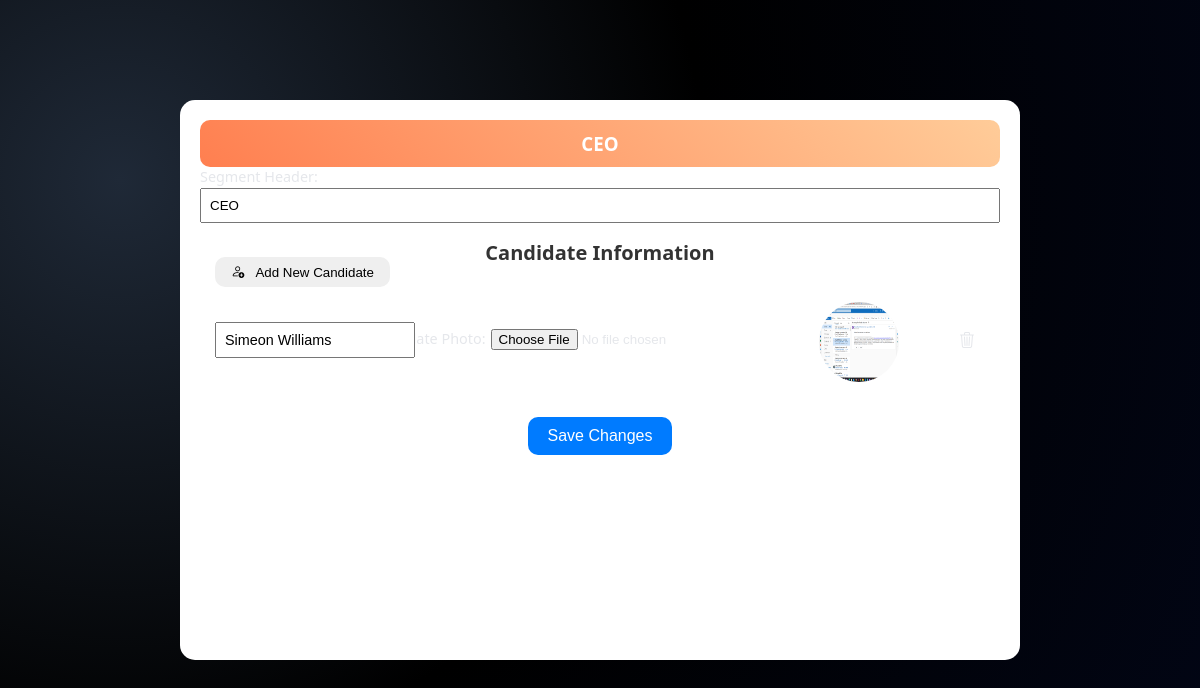
/edit_segment/76/ (signed in), run on the app's committed database.
### voters/models.py (models this page shows, shortened)
class VotingSegmentHeader(models.Model):
    session = models.ForeignKey(VotingSession, on_delete=models.CASCADE, related_name='segments')
    name = models.CharField(max_length=255)  # Name of the segment header, e.g., "President", "Treasurer"
    order = models.IntegerField(default=0)  # Field to store order
    class Meta:
        ordering = ['order']  # Ensures segments are returned in the specified order

class Candidate(models.Model):
    name = models.CharField(max_length=255)
    photo = models.ImageField(upload_to='candidate_photos/', blank=True, null=True)
    voting_session = models.ForeignKey(VotingSession, on_delete=models.CASCADE)
    segment_header = models.ForeignKey(VotingSegmentHeader, on_delete=models.CASCADE, related_name='candidates')
    total_votes = models.IntegerField(default=0)

### voters/views.py (the view, shortened to what this page needs)
# urls.py: path('edit_segment/<int:segment_id>/', voters_views.edit_segment, name = 'edit_segment'),
@login_required
@never_cache
def edit_segment(request, segment_id):
    segment = get_object_or_404(VotingSegmentHeader, id=segment_id)
    session_id = segment.session_id
    context = {
        'segment': segment,
    }
    return render(request, 'voters/edit_segment.html', context)

### voters/templates/voters/edit_segment.html (shortened to what this page needs)
<head>
    {% load static %}
    <link href="{% static 'style.css' %}?v={% now 'U' %}" rel="stylesheet">
    <link rel="stylesheet" href="https://cdnjs.cloudflare.com/ajax/libs/bootstrap-icons/1.10.0/font/bootstrap-icons.min.css">
</head>
<div class="edit_segment_container" data-id="{{ segment.id }}">
    <h3 class="edit_segment_header">{{ segment.name }}</h3>
    <form method="post" action="{% url 'edit_segment' segment.id %}" enctype="multipart/form-data">
        <label for="segment_name" class="edit_segment_label">Segment Header:</label>
        <input type="text" name="segment_name" class="edit_segment_input" value="{{ segment.name }}" required>
        <div class="edit_segment_candidates" id="candidates-{{ segment.id }}">
            <h4 class="edit_segment_candidates_title">Candidate Information</h4>
            <button class="addCandidate" type="button" onclick="addCandidate('{{ segment.id }}')">
                <i class="bi bi-person-add"></i>
                <span>Add New Candidate</span>
            </button>
            {% for candidate in segment.candidates.all %}
                <div class="edit_segment_candidate" data-id="{{ candidate.id }}">
                    <label class="edit_segment_label">Candidate Name:</label>
                    <div class="input_name_container">
                        <input type="text" name="candidates[{{ forloop.counter0 }}][name]"
                               value="{{ candidate.name }}" required class="edit_segment_input_name">
                    </div>
                    <div class="edit_segment_candidate_photo">
                        <label class="edit_segment_label_photo">Candidate Photo:</label>
                        <input type="file" name="candidates[{{ forloop.counter0 }}][photo]" accept="image/*"  class="edit_segment_input_image" onchange="previewImage(this)">
                        <img src="{{ candidate.photo.url }}" alt="Image Preview" class="edit_segment_image_preview">
                    </div>
                    <i onclick="deleteCandidate(this)" class="bi bi-trash3"></i>
                </div>
            {% endfor %}
        </div>
        <div class="edit_segment_buttons_container">
            <button type="submit" class="edit_segment_save_button">Save Changes</button>
        </div>
    </form>
</div>

### data on the page
VotingSegmentHeader: name "CEO", segment_name "CEO"
Candidate: name "Simeon Williams", photo (picture)
